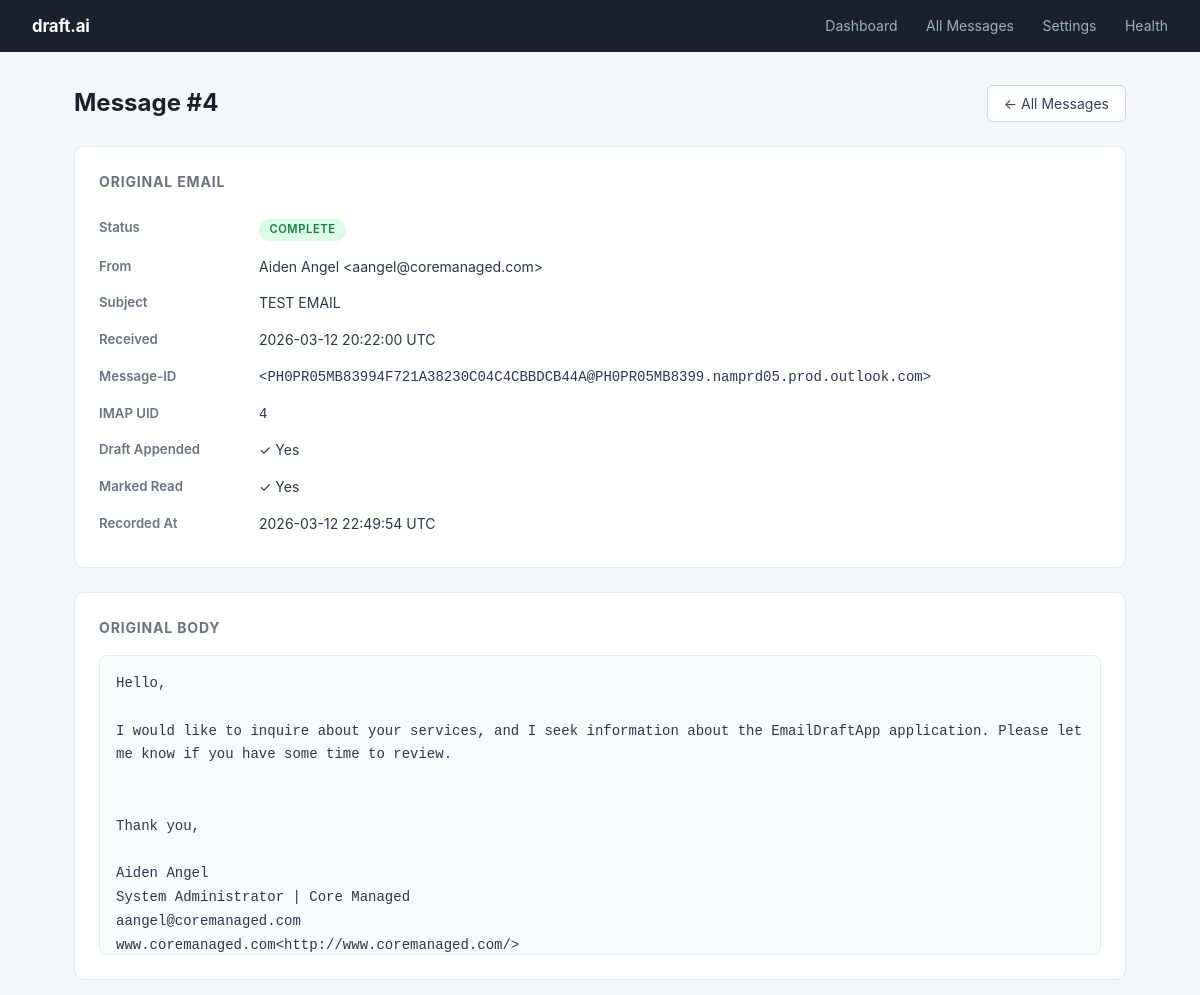
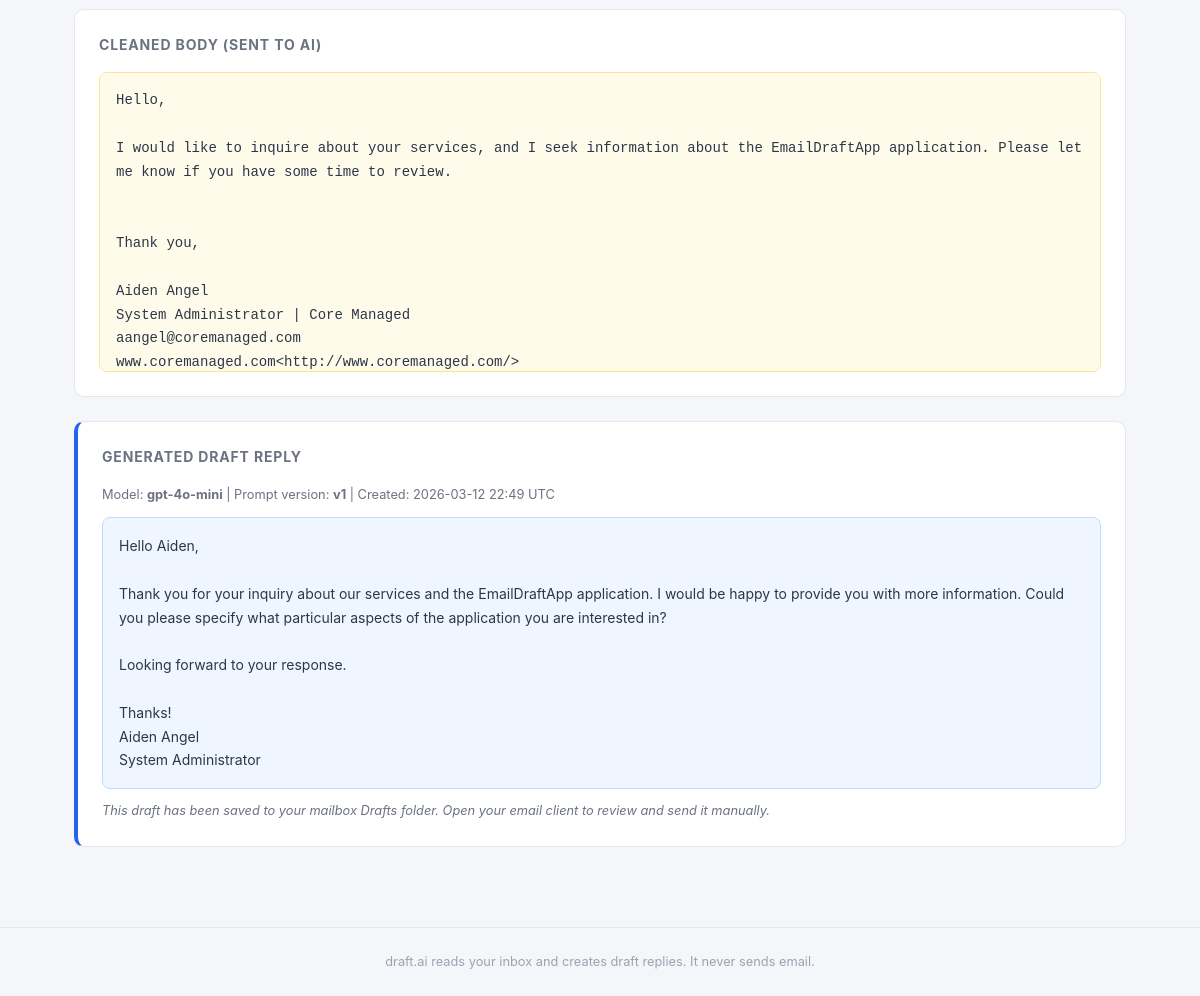
The app's page /messages/4 with its own data (2 pictures, top to bottom).
### models.py (models this page shows)
class Message(Base):
    __tablename__ = "messages"
    id = Column(Integer, primary_key=True, index=True)
    mailbox_id = Column(Integer, ForeignKey("mailboxes.id"), nullable=False)
    message_id = Column(String, unique=True, nullable=False, index=True)
    uid = Column(String, nullable=True)
    from_email = Column(String, nullable=True)
    from_name = Column(String, nullable=True)
    subject = Column(String, nullable=True)
    received_at = Column(DateTime, nullable=True)
    body_text = Column(Text, nullable=True)
    cleaned_text = Column(Text, nullable=True)
    is_read_marked = Column(Boolean, default=False)
    draft_appended = Column(Boolean, default=False)
    status = Column(String, default="new")
    error_message = Column(Text, nullable=True)
    created_at = Column(DateTime, default=datetime.utcnow)
    mailbox = relationship("Mailbox", back_populates="messages")
    drafts = relationship("Draft", back_populates="message")

class Draft(Base):
    __tablename__ = "drafts"
    id = Column(Integer, primary_key=True, index=True)
    message_id_fk = Column(Integer, ForeignKey("messages.id"), nullable=False)
    draft_text = Column(Text, nullable=False)
    model_name = Column(String, nullable=True)
    prompt_version = Column(String, default="v1")
    created_at = Column(DateTime, default=datetime.utcnow)
    message = relationship("Message", back_populates="drafts")

### app.py (the view)
@app.get("/messages/{message_id}", response_class=HTMLResponse)
async def message_detail(request: Request, message_id: int, db: Session = Depends(get_db)):
    message = db.query(Message).filter(Message.id == message_id).first()
    if not message:
        raise HTTPException(status_code=404, detail="Message not found")
    draft = db.query(Draft).filter(Draft.message_id_fk == message.id).first()
    return templates.TemplateResponse(
        "message_detail.html",
        {"request": request, "message": message, "draft": draft},
    )

### templates/message_detail.html (shortened to what this page needs)
{% extends "base.html" %}
{% block content %}
<div class="page-header">
  <h1>Message #{{ message.id }}</h1>
  <a href="/messages" class="btn">← All Messages</a>
</div>
<div class="detail-grid">
  <div class="detail-section">
    <h2>Original Email</h2>
    <table class="detail-table">
      <tr><th>Status</th><td><span class="status-badge status-{{ message.status }}">{{ message.status }}</span></td></tr>
      <tr><th>From</th><td>{{ message.from_name or '' }} &lt;{{ message.from_email or '' }}&gt;</td></tr>
      <tr><th>Subject</th><td>{{ message.subject or '(no subject)' }}</td></tr>
      <tr><th>Received</th><td>{% if message.received_at %}{{ message.received_at.strftime('%Y-%m-%d %H:%M:%S UTC') }}{% endif %}</td></tr>
      <tr><th>Message-ID</th><td class="mono small-text">{{ message.message_id }}</td></tr>
      <tr><th>IMAP UID</th><td class="mono">{{ message.uid or '—' }}</td></tr>
      <tr><th>Draft Appended</th><td>{% if message.draft_appended %}✓ Yes{% else %}No{% endif %}</td></tr>
      <tr><th>Marked Read</th><td>{% if message.is_read_marked %}✓ Yes{% else %}No{% endif %}</td></tr>
      <tr><th>Recorded At</th><td>{{ message.created_at.strftime('%Y-%m-%d %H:%M:%S UTC') if message.created_at else '—' }}</td></tr>
    </table>
  </div>
  <div class="detail-section">
    <h2>Original Body</h2>
    <pre class="body-pre">{{ message.body_text or '(empty)' }}</pre>
  </div>
  <div class="detail-section">
    <h2>Cleaned Body (sent to AI)</h2>
    <pre class="body-pre cleaned">{{ message.cleaned_text or '(empty)' }}</pre>
  </div>
  {% if draft %}
  <div class="detail-section highlight-section">
    <h2>Generated Draft Reply</h2>
    <div class="draft-meta-line">
      Model: <strong>{{ draft.model_name or '—' }}</strong> |
      Prompt version: <strong>{{ draft.prompt_version }}</strong> |
      Created: {{ draft.created_at.strftime('%Y-%m-%d %H:%M UTC') if draft.created_at else '—' }}
    </div>
    <pre class="body-pre draft">{{ draft.draft_text }}</pre>
    <p class="note">
      This draft has been saved to your mailbox Drafts folder. Open your email client to review and send it manually.
    </p>
  </div>
  {% else %}
  <div class="detail-section">
    <h2>Generated Draft</h2>
    <p class="empty-state">No draft was generated for this message.</p>
  </div>
  {% endif %}
</div>
{% endblock %}

### static/style.css (style rules this page uses)
*, *::before, *::after { box-sizing: border-box; margin: 0; padding: 0; }
body { font-family: -apple-system, BlinkMacSystemFont, "Segoe UI", Roboto, sans-serif; background: #f5f6fa; color: #2d3748; line-height: 1.6; }
.page-header { display: flex; align-items: center; justify-content: space-between; margin-bottom: 1.5rem; flex-wrap: wrap; gap: 0.75rem; }
.page-header h1 { font-size: 1.5rem; font-weight: 700; color: #1a202c; }
.btn { display: inline-block; padding: 0.45rem 1rem; border-radius: 6px; border: 1px solid #d1d5db; background: #fff; color: #374151; font-size: 0.875rem; cursor: pointer; text-decoration: none; transition: background 0.15s, border-color 0.15s; font-family: inherit; line-height: 1.5; }
.status-badge { display: inline-block; padding: 0.15rem 0.65rem; border-radius: 99px; font-size: 0.7rem; font-weight: 600; text-transform: uppercase; letter-spacing: 0.05em; }
.status-complete { background: #dcfce7; color: #15803d; }
.detail-grid { display: flex; flex-direction: column; gap: 1.5rem; }
.detail-section { background: #fff; border: 1px solid #e5e7eb; border-radius: 10px; padding: 1.5rem; }
.detail-section h2 { font-size: 0.875rem; font-weight: 700; color: #6b7280; text-transform: uppercase; letter-spacing: 0.06em; margin-bottom: 1rem; }
.highlight-section { border-left: 4px solid #2563eb; }
.detail-table { width: 100%; border-collapse: collapse; }
.detail-table th { text-align: left; width: 160px; padding: 0.45rem 0; color: #6b7280; font-size: 0.825rem; font-weight: 600; vertical-align: top; }
.detail-table td { padding: 0.45rem 0; font-size: 0.875rem; vertical-align: top; }
.body-pre { background: #f9fafb; border: 1px solid #e5e7eb; border-radius: 8px; padding: 1rem; white-space: pre-wrap; word-break: break-word; font-size: 0.875rem; font-family: "SFMono-Regular", Consolas, monospace; max-height: 300px; overflow-y: auto; line-height: 1.7; }
.body-pre.cleaned { background: #fffbeb; border-color: #fde68a; }
.body-pre.draft { background: #eff6ff; border-color: #bfdbfe; font-family: inherit; }
.draft-meta-line { font-size: 0.8rem; color: #6b7280; margin-bottom: 0.75rem; }
.note { font-size: 0.8rem; color: #6b7280; margin-top: 0.75rem; font-style: italic; }
.mono { font-family: "SFMono-Regular", Consolas, monospace; font-size: 0.8rem; }
.small-text { font-size: 0.8rem; }

### records on screen
Message: id "4", status "COMPLETE", from_name "Aiden Angel", from_email "aangel@coremanaged.com", subject "TEST EMAIL", received_at "2026-03-12 20:22:00 UTC", message_id "<PH0PR05MB83994F721A38230C04C4CBBDCB44A@PH0PR05MB8399.namprd05.prod.outlook.com>", uid "4", created_at "2026-03-12 22:49:54 UTC", body_text "Hello, I would like to inquire about your services, and I seek information about the EmailDraftApp application. Please let me know if you have some time to review. Thank you, Aiden Angel System Administrator | Core Managed aangel@coremanaged.com www.coremanaged.com<http://www.coremanaged.com/>…", cleaned_text "Hello, I would like to inquire about your services, and I seek information about the EmailDraftApp application. Please let me know if you have some time to review. Thank you, Aiden Angel System Administrator | Core Managed aangel@coremanaged.com www.coremanaged.com<http://www.coremanaged.com/>…"
Draft: model_name "gpt-4o-mini", prompt_version "v1", created_at "2026-03-12 22:49 UTC", draft_text "Hello Aiden, Thank you for your inquiry about our services and the EmailDraftApp application. I would be happy to provide you with more information. Could you please specify what particular aspects of the application you are interested in? Looking forward to your response. Thanks! Aiden Angel System Administrator"
